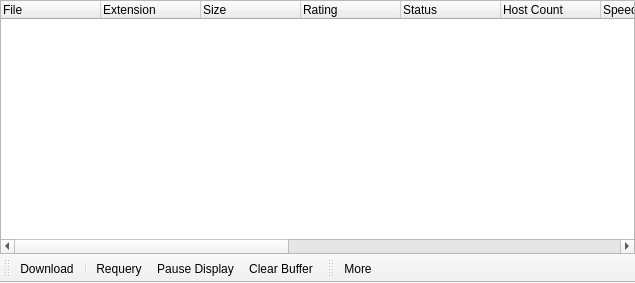
<?xml version="1.0" encoding="UTF-8"?>
<ui version="4.0">
 <class>CWidgetHitMonitor</class>
 <widget class="QMainWindow" name="WidgetHitMonitor">
  <property name="geometry">
   <rect>
    <x>0</x>
    <y>0</y>
    <width>635</width>
    <height>283</height>
   </rect>
  </property>
  <property name="windowTitle">
   <string>MainWindow</string>
  </property>
  <widget class="QWidget" name="centralwidget">
   <layout class="QVBoxLayout" name="verticalLayout">
    <property name="spacing">
     <number>0</number>
    </property>
    <property name="margin">
     <number>0</number>
    </property>
    <item>
     <widget class="QTreeWidget" name="treeWidgetHitMonitor">
      <column>
       <property name="text">
        <string notr="true">File</string>
       </property>
      </column>
      <column>
       <property name="text">
        <string>Extension</string>
       </property>
      </column>
      <column>
       <property name="text">
        <string>Size</string>
       </property>
      </column>
      <column>
       <property name="text">
        <string>Rating</string>
       </property>
      </column>
      <column>
       <property name="text">
        <string>Status</string>
       </property>
      </column>
      <column>
       <property name="text">
        <string>Host Count</string>
       </property>
      </column>
      <column>
       <property name="text">
        <string>Speed</string>
       </property>
      </column>
      <column>
       <property name="text">
        <string>Client</string>
       </property>
      </column>
      <column>
       <property name="text">
        <string>Time</string>
       </property>
      </column>
      <column>
       <property name="text">
        <string>Country</string>
       </property>
      </column>
      <column>
       <property name="text">
        <string>Duration</string>
       </property>
      </column>
      <column>
       <property name="text">
        <string>Bitrate</string>
       </property>
      </column>
      <column>
       <property name="text">
        <string>Channels</string>
       </property>
      </column>
      <column>
       <property name="text">
        <string>Language</string>
       </property>
      </column>
     </widget>
    </item>
   </layout>
  </widget>
  <widget class="QToolBar" name="toolBar">
   <property name="contextMenuPolicy">
    <enum>Qt::PreventContextMenu</enum>
   </property>
   <property name="windowTitle">
    <string>toolBar</string>
   </property>
   <property name="iconSize">
    <size>
     <width>16</width>
     <height>16</height>
    </size>
   </property>
   <property name="toolButtonStyle">
    <enum>Qt::ToolButtonTextBesideIcon</enum>
   </property>
   <property name="floatable">
    <bool>false</bool>
   </property>
   <attribute name="toolBarArea">
    <enum>BottomToolBarArea</enum>
   </attribute>
   <attribute name="toolBarBreak">
    <bool>false</bool>
   </attribute>
   <addaction name="actionHitMonitorDownload"/>
   <addaction name="separator"/>
   <addaction name="actionHitMonitorRequery"/>
   <addaction name="actionHitMonitorPauseDisplay"/>
   <addaction name="actionHitMonitorClearBuffer"/>
  </widget>
  <widget class="QToolBar" name="toolBarFilter">
   <property name="contextMenuPolicy">
    <enum>Qt::PreventContextMenu</enum>
   </property>
   <property name="windowTitle">
    <string>toolBar_2</string>
   </property>
   <property name="iconSize">
    <size>
     <width>16</width>
     <height>16</height>
    </size>
   </property>
   <property name="toolButtonStyle">
    <enum>Qt::ToolButtonTextBesideIcon</enum>
   </property>
   <attribute name="toolBarArea">
    <enum>BottomToolBarArea</enum>
   </attribute>
   <attribute name="toolBarBreak">
    <bool>false</bool>
   </attribute>
   <addaction name="actionMore"/>
  </widget>
  <action name="actionHitMonitorDownload">
   <property name="icon">
    <iconset resource="../Resource.qrc">
     <normaloff>:/Resource/Generic/Download.png</normaloff>:/Resource/Generic/Download.png</iconset>
   </property>
   <property name="text">
    <string>Download</string>
   </property>
   <property name="toolTip">
    <string>Download</string>
   </property>
  </action>
  <action name="actionHitMonitorRequery">
   <property name="icon">
    <iconset resource="../Resource.qrc">
     <normaloff>:/Resource/Generic/Search.png</normaloff>:/Resource/Generic/Search.png</iconset>
   </property>
   <property name="text">
    <string>Requery</string>
   </property>
   <property name="toolTip">
    <string>Requery</string>
   </property>
  </action>
  <action name="actionHitMonitorPauseDisplay">
   <property name="icon">
    <iconset resource="../Resource.qrc">
     <normaloff>:/Resource/Media/PauseMedia.png</normaloff>:/Resource/Media/PauseMedia.png</iconset>
   </property>
   <property name="text">
    <string>Pause Display</string>
   </property>
   <property name="toolTip">
    <string>Pause Display</string>
   </property>
  </action>
  <action name="actionHitMonitorClearBuffer">
   <property name="icon">
    <iconset resource="../Resource.qrc">
     <normaloff>:/Resource/Generic/Clear.png</normaloff>:/Resource/Generic/Clear.png</iconset>
   </property>
   <property name="text">
    <string>Clear Buffer</string>
   </property>
   <property name="toolTip">
    <string>Clear Buffer</string>
   </property>
  </action>
  <action name="actionMore">
   <property name="icon">
    <iconset resource="../Resource.qrc">
     <normaloff>:/Resource/Generic/Filter.png</normaloff>:/Resource/Generic/Filter.png</iconset>
   </property>
   <property name="text">
    <string>More</string>
   </property>
  </action>
 </widget>
 <resources>
  <include location="../Resource.qrc"/>
 </resources>
 <connections/>
</ui>
